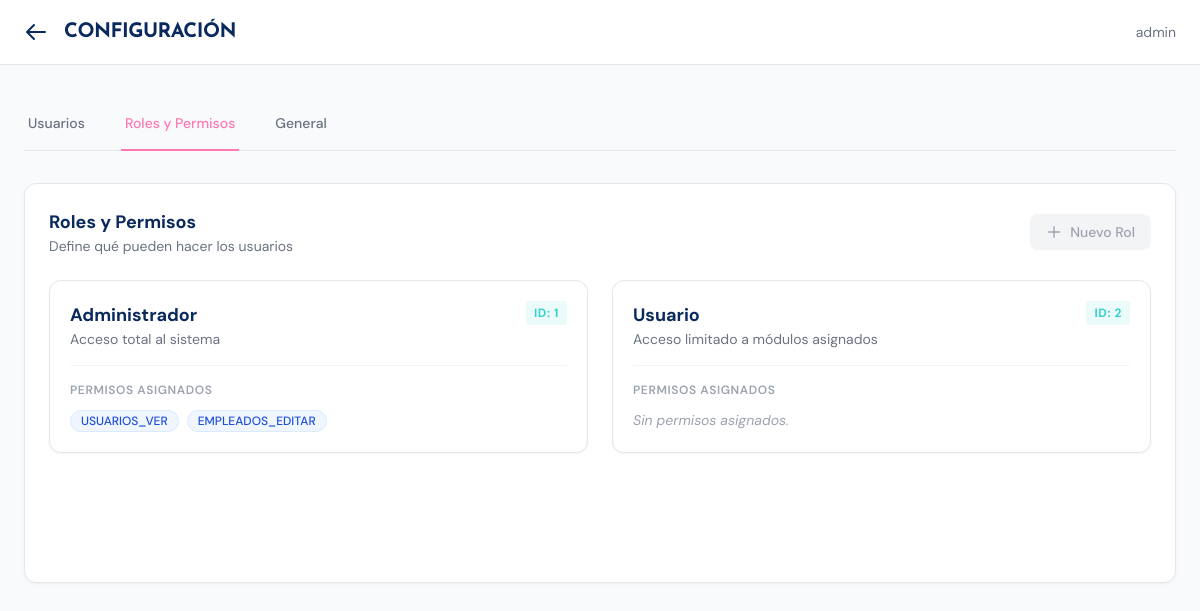
Screenshot of /index.php?controller=configuracion&action=roles (signed in) with the database file from the repository.
### tables this page shows
CREATE TABLE `roles` (
  `id_rol` int(11) NOT NULL COMMENT 'Identificador único del rol',
  `nombre_rol` varchar(50) NOT NULL COMMENT 'Nombre del rol (Administrador, Usuario)',
  `descripcion` varchar(150) DEFAULT NULL COMMENT 'Descripción breve del rol'
);

CREATE TABLE `permisos_sistema` (
  `id_permiso` int(11) NOT NULL COMMENT 'Identificador del permiso',
  `clave` varchar(80) NOT NULL COMMENT 'Clave técnica del permiso (ej. EMPLEADOS_VER)',
  `descripcion` varchar(200) NOT NULL COMMENT 'Descripción funcional del permiso'
);

### app/controllers/ConfiguracionController.php (called while the page is built, shortened)
<?php
class ConfiguracionController
{
    public function roles(): void
    {
        require_once __DIR__ . '/../models/Rol.php';
        $roles = Rol::all();
        foreach ($roles as &$rol) {
            $rol['permisos'] = Rol::getPermissions((int)$rol['id_rol']);
        }
        require __DIR__ . '/../../public/views/configuracion/index.php';
    }
}

### app/models/Rol.php (called while the page is built, shortened)
<?php
class Rol
{
    public static function all(): array
    {
        $pdo = db();
        $st = $pdo->query("SELECT * FROM roles ORDER BY id_rol ASC");
        return $st->fetchAll();
    }
    public static function getPermissions(int $roleId): array
    {
        $pdo = db();
        $sql = "SELECT p.*
                FROM permisos_sistema p
                JOIN rol_permiso rp ON p.id_permiso = rp.id_permiso
                WHERE rp.id_rol = ?";
        $st = $pdo->prepare($sql);
        $st->execute([$roleId]);
        return $st->fetchAll();
    }
}

### public/views/configuracion/roles/list.php (the view, shortened to what this page needs)
<div class="flex flex-col sm:flex-row justify-between items-start sm:items-center gap-4 mb-6">
    <div>
        <h2 class="text-lg font-bold text-vc-ink">Roles y Permisos</h2>
        <p class="text-sm text-gray-500">Define qué pueden hacer los usuarios</p>
    </div>
    <button class="bg-gray-100 text-gray-400 px-4 py-2 rounded-lg text-sm font-medium cursor-not-allowed flex items-center gap-2" title="Próximamente">
        <svg class="w-4 h-4" fill="none" stroke="currentColor" viewBox="0 0 24 24"><path stroke-linecap="round" stroke-linejoin="round" stroke-width="2" d="M12 4v16m8-8H4"/></svg>
        Nuevo Rol
    </button>
</div>
<div class="grid grid-cols-1 md:grid-cols-2 gap-6">
    <?php foreach ($roles as $rol): ?>
        <div class="bg-white rounded-xl border border-gray-200 p-5 shadow-sm hover:shadow-md transition">
            <div class="flex justify-between items-start mb-4">
                <div>
                    <h3 class="font-bold text-vc-ink text-lg"><?= htmlspecialchars($rol['nombre_rol']) ?></h3>
                    <p class="text-sm text-gray-500"><?= htmlspecialchars($rol['descripcion']) ?></p>
                </div>
                <span class="bg-vc-teal/10 text-vc-teal px-2 py-1 rounded text-xs font-bold uppercase tracking-wider">
                    ID: <?= $rol['id_rol'] ?>
                </span>
            </div>
            <div class="border-t border-gray-100 pt-4">
                <h4 class="text-xs font-semibold text-gray-400 uppercase tracking-wider mb-3">Permisos Asignados</h4>
                <?php if (!empty($rol['permisos'])): ?>
                    <div class="flex flex-wrap gap-2">
                        <?php foreach ($rol['permisos'] as $permiso): ?>
                            <span class="inline-flex items-center px-2.5 py-0.5 rounded-full text-xs font-medium bg-blue-50 text-blue-700 border border-blue-100" title="<?= htmlspecialchars($permiso['descripcion']) ?>">
                                <?= htmlspecialchars($permiso['clave']) ?>
                            </span>
                        <?php endforeach; ?>
                    </div>
                <?php else: ?>
                    <p class="text-sm text-gray-400 italic">Sin permisos asignados.</p>
                <?php endif; ?>
            </div>
        </div>
    <?php endforeach; ?>
</div>

### public/assets/css/vice.css (style rules this page uses)
:root { --muted: rgba(10,42,94,.70); }

### rows the page displays
roles: nombre_rol "Administrador", descripcion "Acceso total al sistema", id_rol "1"
permisos_sistema: clave "USUARIOS_VER"
permisos_sistema: clave "EMPLEADOS_EDITAR"
roles: nombre_rol "Usuario", descripcion "Acceso limitado a módulos asignados", id_rol "2", shows "Sin permisos asignados."

### other values shown
$_SESSION['username'] "admin"
$tab['label'] "Usuarios"
$tab['label'] "Roles y Permisos"
$tab['label'] "General"
